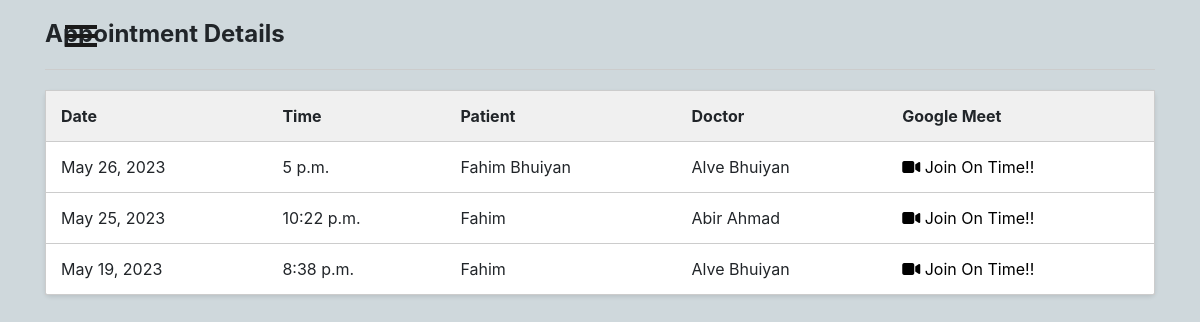
Before: /patient/appointment-details/ (signed in) with the older database file.
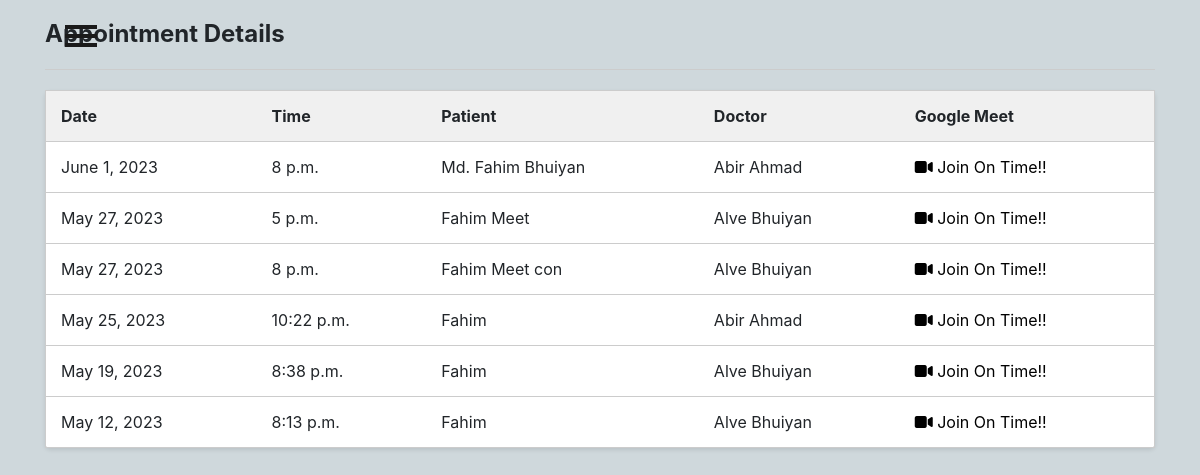
After: the same page with the newer database file.
### patient/models.py (models this page shows, shortened)
class Appointment(models.Model):
    appointment_id = models.UUIDField(primary_key=True, default=uuid.uuid4, editable=False)
    user = models.ForeignKey(User, on_delete=models.CASCADE)
    doctor = models.ForeignKey(Doctor, on_delete=models.CASCADE)
    patient_name = models.CharField(max_length=100)
    appointment_date = models.DateField()
    appointment_time = models.TimeField()
    consultation_fee = models.DecimalField(max_digits=8, decimal_places=2)
    google_meet_link = models.URLField(blank=True, null=True, default="")

### doctor/models.py (models this page shows, shortened)
class Doctor(models.Model):
    user = models.OneToOneField(User, on_delete=models.CASCADE)
    bmdc = models.CharField(max_length=10, null=False, unique=True, default='')
    address = models.CharField(max_length=40, default='')
    mobile = models.CharField(
        max_length=20, null=False, unique=True, default='')
    date_of_birth = models.DateField(null=True, blank=True)
    specialist = models.CharField(max_length=40, default='')
    experience = models.CharField(max_length=2, default='')
    hospital = models.CharField(max_length=40, null=True, blank=True)
    consultation_fee = models.CharField(max_length=40, default='')
    bio = models.CharField(max_length=200, default='')
    gender_choices = (
        ('Male', 'Male'),
        ('Female', 'Female'),
        ('Other', 'Other'),
    )
    gender = models.CharField(
        max_length=6, choices=gender_choices, null=True, blank=True)
    def __str__(self):
        return self.user.first_name + " "+self.user.last_name

### patient/views.py (the view)
# urls.py: path('appointment-details/', views.appointment_details, name='appointment-details'),
def appointment_details(request):
    appointment_list = Appointment.objects.filter(user=request.user)
    return render(request, 'patient/appointment_details.html', {'appointment_list': appointment_list})

### Templates/patient/appointment_details.html (shortened to what this page needs)
{% load static %}
<html lang="en">
<head>
</head>
<body>
  {% include "patient/sidenav_bar.html" %}
    <div class="container">
        <h2 class="section-title">Appointment Details</h2>
        <div class="divider"></div>
        <table class="appointment-table">
            <tr>
                <th>Date</th>
                <th>Time</th>
                <th>Patient</th>
                <th>Doctor</th>
                <th>Google Meet</th>
            </tr>
            {% for appointment in appointment_list|dictsortreversed:"appointment_date" %}
            <tr class="{% if appointment.appointment_date < now %}expired{% endif %}">
                <td>{{ appointment.appointment_date }}</td>
                <td>{{ appointment.appointment_time }}</td>
                <td>{{ appointment.patient_name }}</td>
                <td>{{ appointment.doctor }}</td>
                <td><a href="{{ appointment.google_meet_link }}" style="text-decoration: none; color: black;"><i class="fa-solid fa-video"></i> Join On Time!!</a></td>
            </tr>
            {% empty %}
            <tr>
                <td colspan="5" class="no-appointments">No appointments available.</td>
            </tr>
            {% endfor %}
        </table>
    </div>
</body>
</html>

### Templates/patient/sidenav_bar.html (shortened to what this page needs)
{% load static %}
<html lang="en">
<head>
  <link rel="stylesheet" href="https://stackpath.bootstrapcdn.com/bootstrap/4.1.3/css/bootstrap.min.css">
  <link rel="stylesheet" href="https://cdnjs.cloudflare.com/ajax/libs/animate.css/3.7.0/animate.min.css">
  <link rel="stylesheet" href="https://maxcdn.bootstrapcdn.com/font-awesome/4.7.0/css/font-awesome.min.css">
  <link rel="stylesheet" href="https://cdnjs.cloudflare.com/ajax/libs/tether/1.4.4/css/tether.min.css">
  <link rel="stylesheet" href="{% static 'CSS/patientnav.css'%}">
</head>
<body>
  {% block content %}
  <div id="wrapper">
    <div id=" page-content-wrapper">
            <button type="button" class="hamburger animated fadeInLeft is-closed" data-toggle="offcanvas">
              <span class="hamb-top"></span>
              <span class="hamb-middle"></span>
              <span class="hamb-bottom"></span>
            </button>
  </div>
  </div>
  {% endblock %}
</body>
</html>

### static/CSS/patientnav.css (style rules this page uses)
body { position: relative; overflow-x: hidden; background-color: #cfd8dc; }
body, html { height: 100%; }
#wrapper { padding-left: 30px; -webkit-transition: all 0.5s ease; -moz-transition: all 0.5s ease; -o-transition: all 0.5s ease; transition: all 0.5s ease; }
.hamburger { position: fixed; top: 20px; z-index: 999; display: block; width: 32px; height: 32px; margin-left: 15px; background: transparent; border: none; }
.hamburger.is-closed:before { content: ""; display: block; width: 100px; font-size: 14px; color: #fff; line-height: 32px; text-align: center; opacity: 0; transform: translate3d(0, 0, 0); -webkit-transform: translate3d(0, 0, 0); transition: all 0.35s ease-in-out; -webkit-transition: all 0.35s ease-in-out; }
.hamburger.is-closed .hamb-top, .hamburger.is-closed .hamb-middle, .hamburger.is-closed .hamb-bottom, .hamburger.is-open .hamb-top, .hamburger.is-open .hamb-middle, .hamburger.is-open .hamb-bottom { position: absolute; left: 0; height: 4px; width: 100%; }
.hamburger.is-closed .hamb-top, .hamburger.is-closed .hamb-middle, .hamburger.is-closed .hamb-bottom { background-color: #1a1a1a; }
.hamburger.is-closed .hamb-top { top: 5px; transition: all 0.35s ease-in-out; -webkit-transition: all 0.35s ease-in-out; }
.hamburger.is-closed .hamb-middle { top: 50%; margin-top: -2px; }
.hamburger.is-closed .hamb-bottom { bottom: 5px; transition: all 0.35s ease-in-out; -webkit-transition: all 0.35s ease-in-out; }

### Templates/patient/appointment_details.html (style rules this page uses)
body { font-family: Arial, sans-serif; margin: 0; padding: 20px; background-color: #f7f7f7; }
.container { max-width: 600px; margin: 0 auto; }
.appointment-table { width: 100%; border-collapse: collapse; background-color: #fff; border: 1px solid #ccc; border-radius: 5px; box-shadow: 0 2px 4px rgba(0, 0, 0, 0.1); }
.appointment-table th, .appointment-table td { padding: 15px; text-align: left; border-bottom: 1px solid #ccc; }
.appointment-table th { background-color: #f0f0f0; }
.appointment-table tr:last-child td { border-bottom: none; }
.section-title { font-size: 24px; font-weight: bold; margin-bottom: 10px; }
.divider { border-top: 1px solid #ccc; margin: 20px 0; }

Changed rows visible on the page:
removed Appointment: appointment_date "May 26, 2023", appointment_time "5 p.m.", patient_name "Fahim Bhuiyan", doctor "Alve Bhuiyan"
added Appointment: appointment_date "June 1, 2023", appointment_time "8 p.m.", patient_name "Md. Fahim Bhuiyan", doctor "Abir Ahmad"
added Appointment: appointment_date "May 27, 2023", appointment_time "5 p.m.", patient_name "Fahim Meet", doctor "Alve Bhuiyan"
added Appointment: appointment_date "May 27, 2023", appointment_time "8 p.m.", patient_name "Fahim Meet con", doctor "Alve Bhuiyan"
added Appointment: appointment_date "May 12, 2023", appointment_time "8:13 p.m.", patient_name "Fahim", doctor "Alve Bhuiyan"
